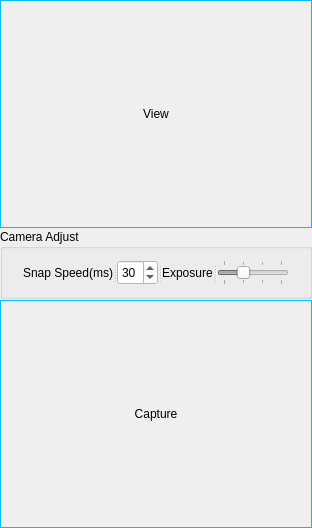
  <widget class="QDockWidget" name="dockWidget">
   <property name="minimumSize">
    <size>
     <width>312</width>
     <height>528</height>
    </size>
   </property>
   <property name="styleSheet">
    <string notr="true">font: 9pt &quot;Calibri&quot;;</string>
   </property>
   <property name="features">
    <set>QDockWidget::DockWidgetClosable|QDockWidget::DockWidgetFloatable</set>
   </property>
   <property name="allowedAreas">
    <set>Qt::LeftDockWidgetArea</set>
   </property>
   <property name="windowTitle">
    <string>Left Camera</string>
   </property>
   <attribute name="dockWidgetArea">
    <number>1</number>
   </attribute>
   <widget class="QWidget" name="dockWidgetContents">
    <layout class="QGridLayout" name="gridLayout_7">
     <property name="leftMargin">
      <number>0</number>
     </property>
     <property name="topMargin">
      <number>0</number>
     </property>
     <property name="rightMargin">
      <number>0</number>
     </property>
     <property name="bottomMargin">
      <number>0</number>
     </property>
     <property name="horizontalSpacing">
      <number>0</number>
     </property>
     <property name="verticalSpacing">
      <number>1</number>
     </property>
     <item row="0" column="0">
      <widget class="QWidget" name="widget_3" native="true">
       <property name="sizePolicy">
        <sizepolicy hsizetype="MinimumExpanding" vsizetype="MinimumExpanding">
         <horstretch>0</horstretch>
         <verstretch>0</verstretch>
        </sizepolicy>
       </property>
       <layout class="QGridLayout" name="gridLayout_3">
        <property name="leftMargin">
         <number>0</number>
        </property>
        <property name="topMargin">
         <number>0</number>
        </property>
        <property name="rightMargin">
         <number>0</number>
        </property>
        <property name="bottomMargin">
         <number>0</number>
        </property>
        <property name="spacing">
         <number>0</number>
        </property>
        <item row="2" column="1">
         <spacer name="verticalSpacer_2">
          <property name="orientation">
           <enum>Qt::Vertical</enum>
          </property>
          <property name="sizeType">
           <enum>QSizePolicy::Preferred</enum>
          </property>
          <property name="sizeHint" stdset="0">
           <size>
            <width>20</width>
            <height>0</height>
           </size>
          </property>
         </spacer>
        </item>
        <item row="0" column="1">
         <spacer name="verticalSpacer">
          <property name="orientation">
           <enum>Qt::Vertical</enum>
          </property>
          <property name="sizeType">
           <enum>QSizePolicy::Preferred</enum>
          </property>
          <property name="sizeHint" stdset="0">
           <size>
            <width>20</width>
            <height>0</height>
           </size>
          </property>
         </spacer>
        </item>
        <item row="1" column="0">
         <spacer name="horizontalSpacer">
          <property name="orientation">
           <enum>Qt::Horizontal</enum>
          </property>
          <property name="sizeType">
           <enum>QSizePolicy::Preferred</enum>
          </property>
          <property name="sizeHint" stdset="0">
           <size>
            <width>0</width>
            <height>20</height>
           </size>
          </property>
         </spacer>
        </item>
        <item row="1" column="1">
         <widget class="QLabel" name="leftViewLabel">
          <property name="sizePolicy">
           <sizepolicy hsizetype="Expanding" vsizetype="Expanding">
            <horstretch>0</horstretch>
            <verstretch>0</verstretch>
           </sizepolicy>
          </property>
          <property name="maximumSize">
           <size>
            <width>400</width>
            <height>320</height>
           </size>
          </property>
          <property name="styleSheet">
           <string notr="true">border:1px solid deepskyblue;</string>
          </property>
          <property name="frameShape">
           <enum>QFrame::Box</enum>
          </property>
          <property name="text">
           <string>View</string>
          </property>
          <property name="scaledContents">
           <bool>true</bool>
          </property>
          <property name="alignment">
           <set>Qt::AlignCenter</set>
          </property>
         </widget>
        </item>
        <item row="1" column="2">
         <spacer name="horizontalSpacer_2">
          <property name="orientation">
           <enum>Qt::Horizontal</enum>
          </property>
          <property name="sizeType">
           <enum>QSizePolicy::Preferred</enum>
          </property>
          <property name="sizeHint" stdset="0">
           <size>
            <width>0</width>
            <height>20</height>
           </size>
          </property>
         </spacer>
        </item>
       </layout>
      </widget>
     </item>
     <item row="2" column="0">
      <widget class="QWidget" name="widget_4" native="true">
       <property name="sizePolicy">
        <sizepolicy hsizetype="MinimumExpanding" vsizetype="MinimumExpanding">
         <horstretch>0</horstretch>
         <verstretch>0</verstretch>
        </sizepolicy>
       </property>
       <layout class="QGridLayout" name="gridLayout_4">
        <property name="leftMargin">
         <number>0</number>
        </property>
        <property name="topMargin">
         <number>0</number>
        </property>
        <property name="rightMargin">
         <number>0</number>
        </property>
        <property name="bottomMargin">
         <number>0</number>
        </property>
        <property name="spacing">
         <number>0</number>
        </property>
        <item row="0" column="1">
         <spacer name="verticalSpacer_3">
          <property name="orientation">
           <enum>Qt::Vertical</enum>
          </property>
          <property name="sizeType">
           <enum>QSizePolicy::Preferred</enum>
          </property>
          <property name="sizeHint" stdset="0">
           <size>
            <width>20</width>
            <height>0</height>
           </size>
          </property>
         </spacer>
        </item>
        <item row="1" column="0">
         <spacer name="horizontalSpacer_4">
          <property name="orientation">
           <enum>Qt::Horizontal</enum>
          </property>
          <property name="sizeType">
           <enum>QSizePolicy::Preferred</enum>
          </property>
          <property name="sizeHint" stdset="0">
           <size>
            <width>0</width>
            <height>20</height>
           </size>
          </property>
         </spacer>
        </item>
        <item row="1" column="1">
         <widget class="QLabel" name="leftCaptureLabel">
          <property name="sizePolicy">
           <sizepolicy hsizetype="Expanding" vsizetype="Expanding">
            <horstretch>0</horstretch>
            <verstretch>0</verstretch>
           </sizepolicy>
          </property>
          <property name="maximumSize">
           <size>
            <width>400</width>
            <height>320</height>
           </size>
          </property>
          <property name="styleSheet">
           <string notr="true">border:1px solid deepskyblue;</string>
          </property>
          <property name="text">
           <string>Capture</string>
          </property>
          <property name="scaledContents">
           <bool>true</bool>
          </property>
          <property name="alignment">
           <set>Qt::AlignCenter</set>
          </property>
         </widget>
        </item>
        <item row="1" column="2">
         <spacer name="horizontalSpacer_3">
          <property name="orientation">
           <enum>Qt::Horizontal</enum>
          </property>
          <property name="sizeType">
           <enum>QSizePolicy::Preferred</enum>
          </property>
          <property name="sizeHint" stdset="0">
           <size>
            <width>0</width>
            <height>20</height>
           </size>
          </property>
         </spacer>
        </item>
        <item row="2" column="1">
         <spacer name="verticalSpacer_4">
          <property name="orientation">
           <enum>Qt::Vertical</enum>
          </property>
          <property name="sizeType">
           <enum>QSizePolicy::Preferred</enum>
          </property>
          <property name="sizeHint" stdset="0">
           <size>
            <width>20</width>
            <height>0</height>
           </size>
          </property>
         </spacer>
        </item>
       </layout>
      </widget>
     </item>
     <item row="1" column="0">
      <widget class="QGroupBox" name="groupBox">
       <property name="sizePolicy">
        <sizepolicy hsizetype="MinimumExpanding" vsizetype="MinimumExpanding">
         <horstretch>0</horstretch>
         <verstretch>0</verstretch>
        </sizepolicy>
       </property>
       <property name="maximumSize">
        <size>
         <width>111111</width>
         <height>70</height>
        </size>
       </property>
       <property name="styleSheet">
        <string notr="true">font: 9pt &quot;Calibri&quot;;
background-color: rgbrgb(111, 215, 253)</string>
       </property>
       <property name="title">
        <string>Camera Adjust</string>
       </property>
       <property name="alignment">
        <set>Qt::AlignLeading|Qt::AlignLeft|Qt::AlignTop</set>
       </property>
       <property name="flat">
        <bool>false</bool>
       </property>
       <property name="checkable">
        <bool>false</bool>
       </property>
       <layout class="QGridLayout" name="gridLayout_8">
        <property name="leftMargin">
         <number>0</number>
        </property>
        <property name="topMargin">
         <number>0</number>
        </property>
        <property name="rightMargin">
         <number>0</number>
        </property>
        <property name="bottomMargin">
         <number>0</number>
        </property>
        <property name="spacing">
         <number>0</number>
        </property>
        <item row="0" column="1">
         <spacer name="verticalSpacer_9">
          <property name="orientation">
           <enum>Qt::Vertical</enum>
          </property>
          <property name="sizeHint" stdset="0">
           <size>
            <width>20</width>
            <height>8</height>
           </size>
          </property>
         </spacer>
        </item>
        <item row="1" column="0" rowspan="2">
         <spacer name="horizontalSpacer_9">
          <property name="orientation">
           <enum>Qt::Horizontal</enum>
          </property>
          <property name="sizeHint" stdset="0">
           <size>
            <width>1</width>
            <height>20</height>
           </size>
          </property>
         </spacer>
        </item>
        <item row="1" column="1">
         <widget class="QSplitter" name="splitter">
          <property name="orientation">
           <enum>Qt::Horizontal</enum>
          </property>
          <widget class="QLabel" name="label_5">
           <property name="text">
            <string>Snap Speed(ms)</string>
           </property>
           <property name="buddy">
            <cstring>snapSpeedBox</cstring>
           </property>
          </widget>
          <widget class="QSpinBox" name="snapSpeedBox">
           <property name="styleSheet">
            <string notr="true">background-color: rgb(255, 255, 255);</string>
           </property>
           <property name="minimum">
            <number>1</number>
           </property>
           <property name="maximum">
            <number>99</number>
           </property>
           <property name="value">
            <number>30</number>
           </property>
          </widget>
          <widget class="QLabel" name="label_6">
           <property name="text">
            <string>Exposure</string>
           </property>
           <property name="buddy">
            <cstring>leftExSlider</cstring>
           </property>
          </widget>
          <widget class="QSlider" name="leftExSlider">
           <property name="enabled">
            <bool>false</bool>
           </property>
           <property name="minimum">
            <number>0</number>
           </property>
           <property name="maximum">
            <number>3</number>
           </property>
           <property name="pageStep">
            <number>1</number>
           </property>
           <property name="value">
            <number>1</number>
           </property>
           <property name="orientation">
            <enum>Qt::Horizontal</enum>
           </property>
           <property name="tickPosition">
            <enum>QSlider::TicksBothSides</enum>
           </property>
           <property name="tickInterval">
            <number>0</number>
           </property>
          </widget>
         </widget>
        </item>
        <item row="1" column="2" rowspan="2">
         <spacer name="horizontalSpacer_10">
          <property name="orientation">
           <enum>Qt::Horizontal</enum>
          </property>
          <property name="sizeHint" stdset="0">
           <size>
            <width>1</width>
            <height>20</height>
           </size>
          </property>
         </spacer>
        </item>
        <item row="2" column="1">
         <spacer name="verticalSpacer_10">
          <property name="orientation">
           <enum>Qt::Vertical</enum>
          </property>
          <property name="sizeHint" stdset="0">
           <size>
            <width>20</width>
            <height>3</height>
           </size>
          </property>
         </spacer>
        </item>
       </layout>
      </widget>
     </item>
    </layout>
   </widget>
  </widget>
